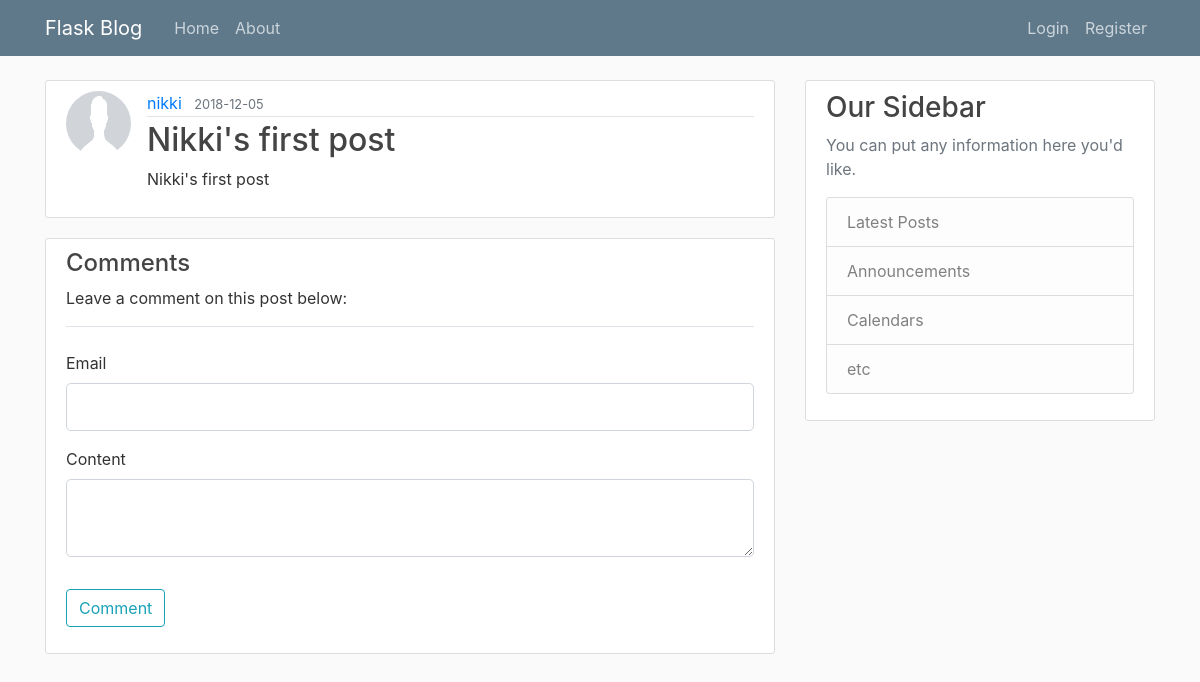
Screenshot of /post/2 with the database file from the repository.
### flaskblog/models.py (models this page shows, shortened)
class User(db.Model, UserMixin):
    id = db.Column(db.Integer, primary_key=True)
    username = db.Column(db.String(20), unique=True, nullable=False)
    email = db.Column(db.String(120), unique=True, nullable=False)
    image_file = db.Column(db.String(20), nullable=False, default='default.jpg')
    password = db.Column(db.String(60), nullable=False)
    posts = db.relationship('Post', backref='author', lazy=True)

class Post(db.Model):
    id = db.Column(db.Integer, primary_key=True)
    title = db.Column(db.String(100), nullable=False)
    date_posted = db.Column(db.DateTime, nullable=False, default=datetime.utcnow)
    content = db.Column(db.Text, nullable=False)
    user_id = db.Column(db.Integer, db.ForeignKey('user.id'), nullable=False)
    comments = db.relationship('Comment', backref='commented_post', lazy=True)

### flaskblog/posts/routes.py (the view)
@posts.route("/post/<int:post_id>", methods=['GET', 'POST'])
def post(post_id):
    post = Post.query.get_or_404(post_id)
    form = CommentForm()
    comments = Comment.query.filter_by(commented_post=post)\
        .order_by(Comment.date_posted.desc())
    if form.validate_on_submit():
        comment = Comment(email=form.email.data, content=form.content.data, commented_post=post)
        db.session.add(comment)
        db.session.commit()
        flash('Your comment has been added!', 'success')
        return redirect(url_for('posts.post', post_id=post.id))
    return render_template('post.html', title=post.title, comments=comments, post=post, form=form)

### flaskblog/posts/forms.py
class CommentForm(FlaskForm):
    email = StringField('Email', validators=[DataRequired(), Email()])
    content = TextAreaField('Content', validators=[DataRequired()])
    submit = SubmitField('Comment')

### flaskblog/templates/post.html (shortened to what this page needs)
{% extends "layout.html" %}
{% block content %}
  <article class="media content-section">
    <img class="rounded-circle article-img" src="{{ url_for('static', filename='profile_pics/' + post.author.image_file) }}">
    <div class="media-body">
      <div class="article-metadata">
        <a class="mr-2" href="{{ url_for('users.user_posts',username=post.author.username) }}">{{ post.author.username }}</a>
        <small class="text-muted">{{ post.date_posted.strftime('%Y-%m-%d') }}</small>
      </div>
      <h2 class="article-title">{{ post.title }}</h2>
      <p class="article-content">{{ post.content }}</p>
    </div>
  </article>
  <article class="media content-section">
    <div class="media-body">
      {% include 'post_comments.html' %}
    </div>
  </article>
{% endblock %}

### flaskblog/static/main.css (style rules this page uses)
body { background: #fafafa; color: #333333; margin-top: 5rem; }
h1, h2, h3, h4, h5, h6 { color: #444444; }
.content-section { background: #ffffff; padding: 10px 20px; border: 1px solid #dddddd; border-radius: 3px; margin-bottom: 20px; }
.article-title { color: #444444; }
.article-content { white-space: pre-line; }
.article-img { height: 65px; width: 65px; margin-right: 16px; }
.article-metadata { padding-bottom: 1px; margin-bottom: 4px; border-bottom: 1px solid #e3e3e3 }

### rows the page displays
User: image_file (placeholder picture), author.username "nikki"
Post: date_posted "2018-12-05", title "Nikki's first post", content "Nikki's first post"
